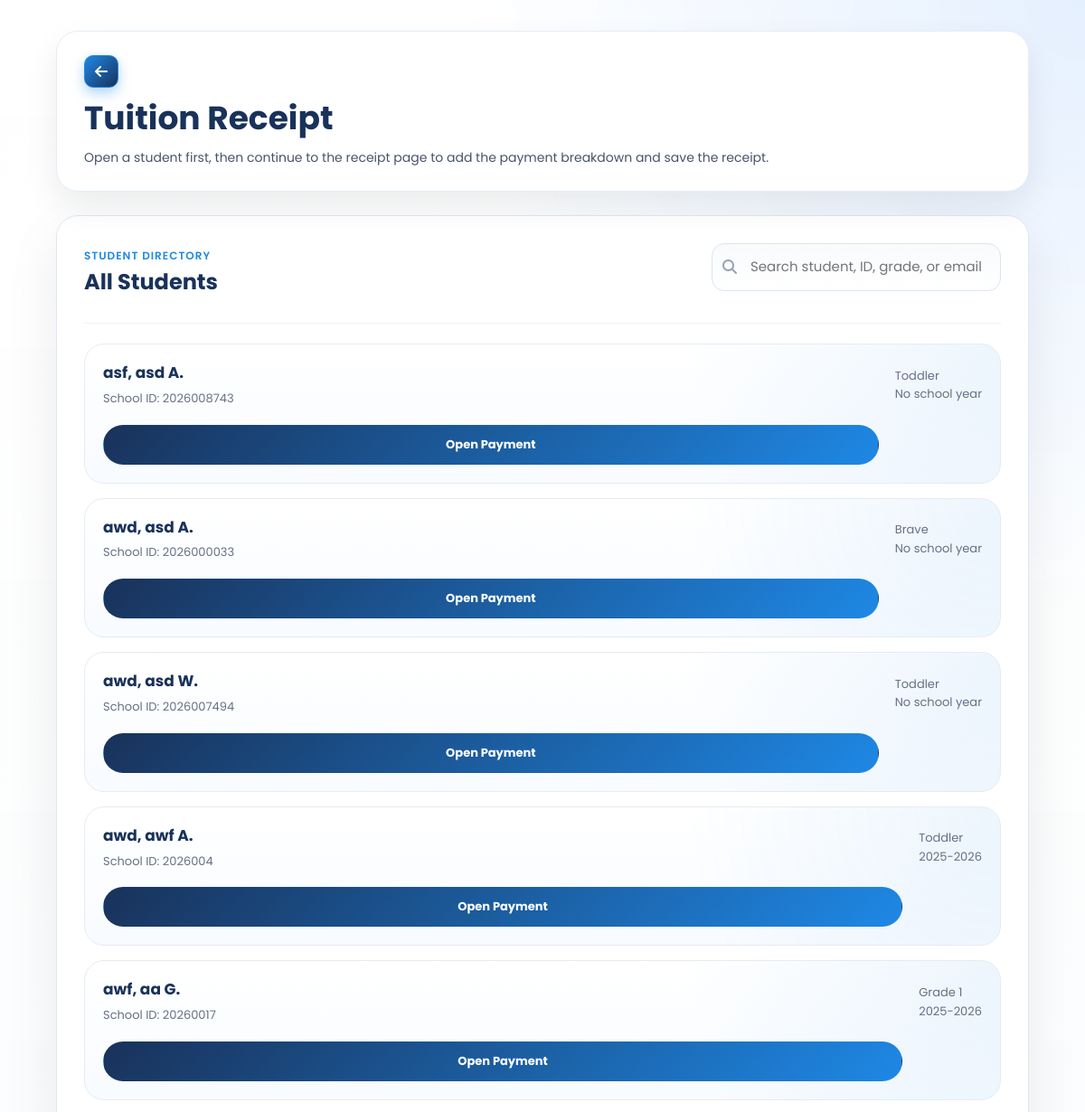
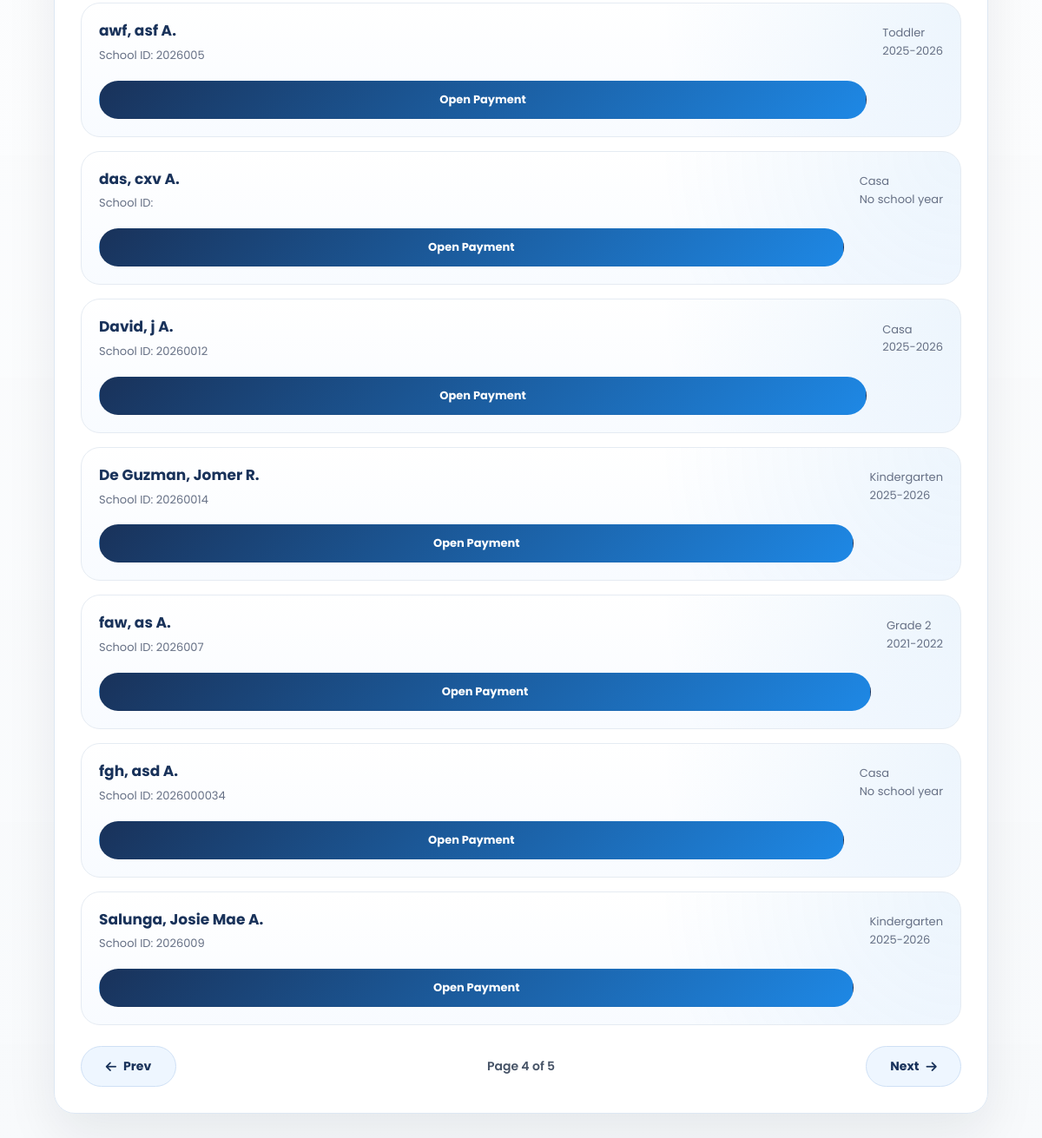
The page /SmartEnroll/tuition_receipt.php?page=4 (signed in) on the database as committed earlier (2 pictures, top to bottom).
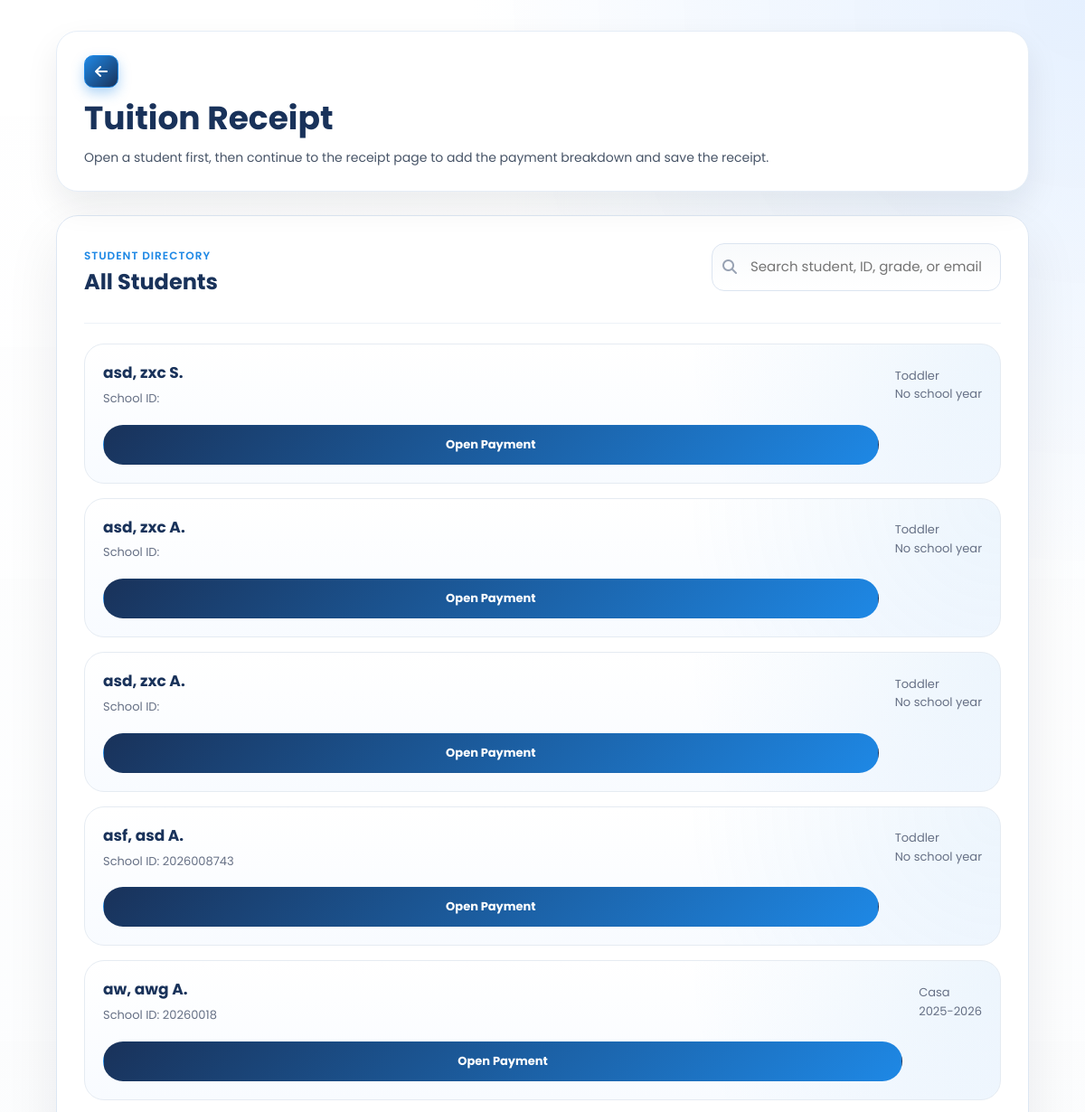
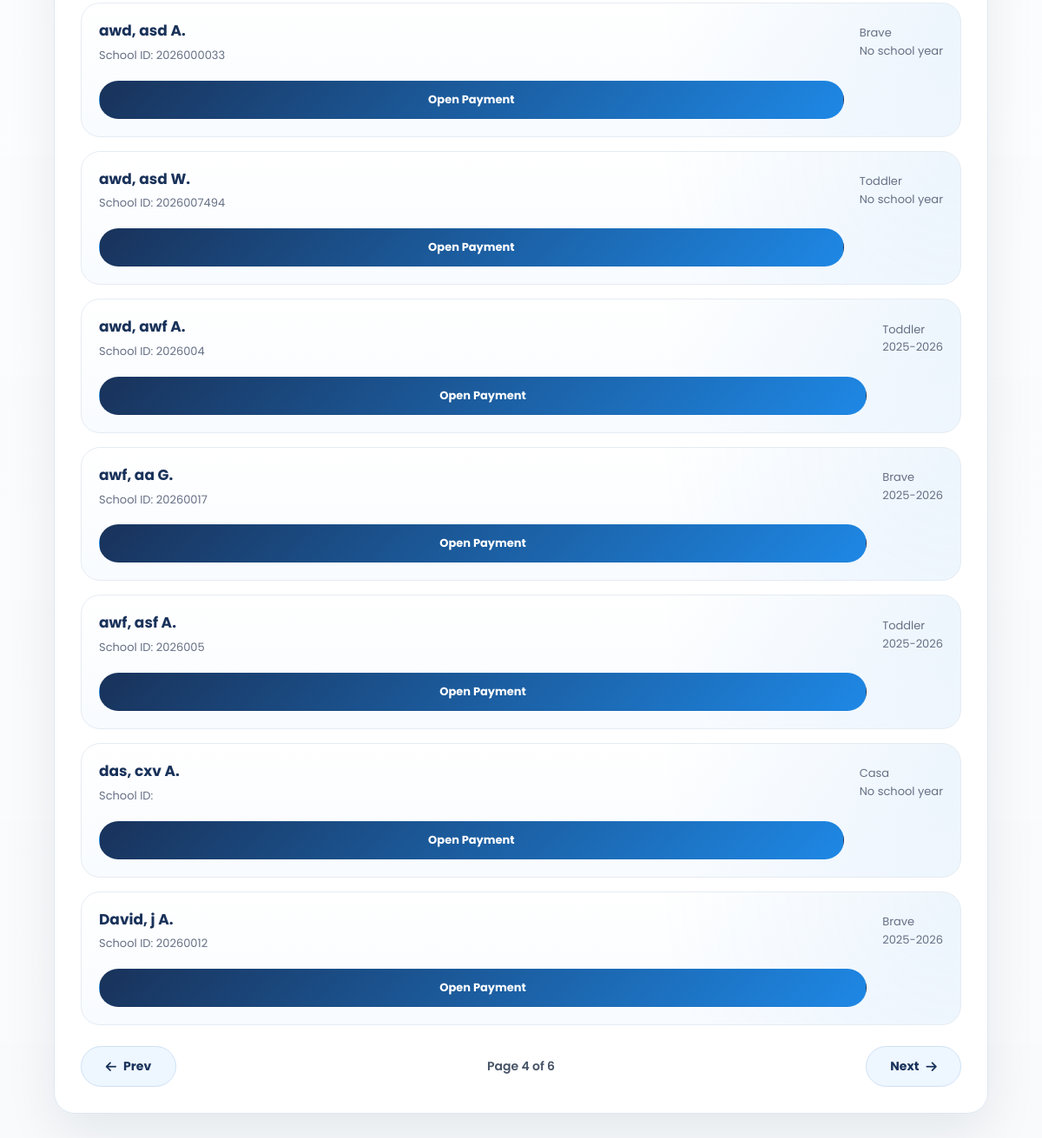
The same page on the database as committed later (2 pictures, top to bottom).
### tables this page shows
CREATE TABLE `enrollments` (
  `id` int(11) NOT NULL,
  `grade_level` varchar(50) DEFAULT NULL,
  `student_id` varchar(20) DEFAULT NULL,
  `school_year` varchar(20) DEFAULT NULL,
  `student_status` varchar(50) DEFAULT NULL,
  `completion_date` date DEFAULT NULL,
  `learner_lname` varchar(100) DEFAULT NULL,
  `learner_fname` varchar(100) DEFAULT NULL,
  `learner_mname` varchar(100) DEFAULT NULL,
  `learner_ext` varchar(20) DEFAULT NULL,
  `nickname` varchar(100) DEFAULT NULL,
  `sex` varchar(20) DEFAULT NULL,
  `dob` varchar(20) DEFAULT NULL,
  `age` int(11) DEFAULT NULL,
  `mother_tongue` varchar(100) DEFAULT NULL,
  `religion` varchar(100) DEFAULT NULL,
  `email` varchar(150) DEFAULT NULL,
  `province` varchar(100) DEFAULT NULL,
  `municipality` varchar(100) DEFAULT NULL,
  `barangay` varchar(100) DEFAULT NULL,
  `street` varchar(150) DEFAULT NULL,
  `father_lname` varchar(100) DEFAULT NULL,
  `father_fname` varchar(100) DEFAULT NULL,
  `father_mname` varchar(100) DEFAULT NULL,
  `father_occ` varchar(100) DEFAULT NULL,
  `father_contact` varchar(50) DEFAULT NULL,
  `mother_lname` varchar(100) DEFAULT NULL,
  `mother_fname` varchar(100) DEFAULT NULL,
  `mother_mname` varchar(100) DEFAULT NULL,
  `mother_occ` varchar(100) DEFAULT NULL,
  `mother_contact` varchar(50) DEFAULT NULL,
  `mother_maiden` varchar(100) DEFAULT NULL,
  `guardian_type` varchar(50) DEFAULT NULL,
  `guardian_lname` varchar(100) DEFAULT NULL,
  `guardian_fname` varchar(100) DEFAULT NULL,
  `guardian_mname` varchar(100) DEFAULT NULL,
  `guardian_occ` varchar(100) DEFAULT NULL,
  `guardian_contact` varchar(50) DEFAULT NULL,
  `emergency1_name` varchar(150) DEFAULT NULL,
  `emergency1_relationship` varchar(100) DEFAULT NULL,
  `emergency1_contact` varchar(50) DEFAULT NULL,
  `emergency2_name` varchar(150) DEFAULT NULL,
  `emergency2_relationship` varchar(100) DEFAULT NULL,
  `emergency2_contact` varchar(50) DEFAULT NULL,
  `emergency3_name` varchar(150) DEFAULT NULL,
  `emergency3_relationship` varchar(100) DEFAULT NULL,
  `emergency3_contact` varchar(50) DEFAULT NULL,
  `special_needs` text DEFAULT NULL,
  `medication` varchar(10) DEFAULT NULL,
  `medication_details` text DEFAULT NULL,
  `created_at` timestamp NOT NULL DEFAULT current_timestamp()
);

### SmartEnroll/tuition_receipt.php (the view, shortened to what the changed rows need)
<?php
$students = [];
$error = '';
$studentsPerPage = 12;
$currentPage = max(1, (int)($_GET['page'] ?? 1));
$totalPages = 1;
$searchQuery = trim((string)($_GET['q'] ?? ''));
function format_name(array $row): string
{
    $m = trim((string)($row['learner_mname'] ?? ''));
    $mi = $m !== '' ? strtoupper(mb_substr($m, 0, 1)) . '.' : '';
    $full = trim(
        ($row['learner_lname'] ?? '') . ', ' .
        ($row['learner_fname'] ?? '') . ' ' . $mi
    );
    return trim(preg_replace('/\s+/', ' ', $full), ' ,');
}
try {
    $conn = new mysqli('127.0.0.1', 'root', '', 'smartenroll');
    $conn->set_charset('utf8mb4');
    $whereSql = '';
    $searchLike = '';
    if ($whereSql !== '') {
        $countStmt = $conn->prepare("SELECT COUNT(*) AS total FROM enrollments {$whereSql}");
        $countStmt->bind_param('s', $searchLike);
        $countStmt->execute();
        $countResult = $countStmt->get_result();
    } else {
        $countResult = $conn->query("SELECT COUNT(*) AS total FROM enrollments");
    }
    $totalStudents = (int)($countResult->fetch_assoc()['total'] ?? 0);
    $totalPages = max(1, (int)ceil($totalStudents / $studentsPerPage));
    $currentPage = min($currentPage, $totalPages);
    $offset = ($currentPage - 1) * $studentsPerPage;
    $sql = "
        SELECT id, student_id, learner_lname, learner_fname, learner_mname, grade_level, school_year, email
        FROM enrollments
        {$whereSql}
        ORDER BY learner_lname ASC, learner_fname ASC, id DESC
        LIMIT ? OFFSET ?
    ";
    $stmt = $conn->prepare($sql);
    if ($whereSql !== '') {
        $stmt->bind_param('sii', $searchLike, $studentsPerPage, $offset);
    } else {
        $stmt->bind_param('ii', $studentsPerPage, $offset);
    }
    $stmt->execute();
    $result = $stmt->get_result();
    while ($row = $result->fetch_assoc()) {
        $students[] = $row;
    }
} catch (Throwable $e) {
    $error = $e->getMessage();
}
?>
<!DOCTYPE html>
<html lang="en">
<head>
    <link rel="stylesheet" href="css/style.css">
    <link rel="stylesheet" href="css/pay_tuition.css">
    <link rel="stylesheet" href="https://cdnjs.cloudflare.com/ajax/libs/font-awesome/6.5.0/css/all.min.css">
</head>
<body class="dashboard-page dashboard-white-page">
<main class="dashboard-main pay-list-main">
    <div class="dashboard-header tuition-header">
        <div class="student-header-left">
            <div class="student-header-title">
                <h1>Tuition Receipt</h1>
            </div>
        </div>
    </div>
    <section class="student-directory-card">
        <div class="panel-top student-panel-top">
            <div>
                <h2>All Students</h2>
            </div>
        </div>
        <?php if (!$error && empty($students)): ?>
            <div class="empty-state">
                <i class="fa-solid fa-users"></i>
                <h2>No Students Found</h2>
                <p>There are no enrolled students available for tuition payment yet.</p>
            </div>
        <?php else: ?>
            <div class="student-card-list student-card-list-wide" id="payStudentList">
                <?php foreach ($students as $student): ?>
                    <?php $fullName = format_name($student) ?: 'N/A'; ?>
                    <a
                        class="student-pick-card"
                        href="tuition_receipt_details.php?student_id=<?php echo urlencode((string)$student['student_id']); ?>"
                        data-search="<?php echo htmlspecialchars(strtolower(implode(' ', [
                            (string)($student['student_id'] ?? ''),
                            $fullName,
                            (string)($student['grade_level'] ?? ''),
                            (string)($student['email'] ?? ''),
                            (string)($student['school_year'] ?? '')
                        ]))); ?>"
                    >
                        <div class="student-pick-main">
                            <strong><?php echo htmlspecialchars($fullName); ?></strong>
                            <span>School ID: <?php echo htmlspecialchars((string)($student['student_id'] ?? '')); ?></span>
                        </div>
                        <div class="student-pick-meta">
                            <span><?php echo htmlspecialchars((string)($student['grade_level'] ?? 'N/A')); ?></span>
                            <small><?php echo htmlspecialchars((string)($student['school_year'] ?? 'No school year')); ?></small>
                        </div>
                        <div class="student-pick-action">Open Payment</div>
                    </a>
                <?php endforeach; ?>
            </div>
            <?php if ($totalPages > 1): ?>
                <div class="pagination-bar">
                    <a class="pagination-btn<?php echo $currentPage <= 1 ? ' disabled' : ''; ?>" href="<?php echo $currentPage > 1 ? '?page=' . ($currentPage - 1) . ($searchQuery !== '' ? '&q=' . urlencode($searchQuery) : '') : '#'; ?>">
                        <i class="fa-solid fa-arrow-left"></i>
                        Prev
                    </a>
                    <div class="pagination-status">
                        Page <?php echo $currentPage; ?> of <?php echo $totalPages; ?><?php echo $searchQuery !== '' ? ' • Search: ' . htmlspecialchars($searchQuery) : ''; ?>
                    </div>
                    <a class="pagination-btn<?php echo $currentPage >= $totalPages ? ' disabled' : ''; ?>" href="<?php echo $currentPage < $totalPages ? '?page=' . ($currentPage + 1) . ($searchQuery !== '' ? '&q=' . urlencode($searchQuery) : '') : '#'; ?>">
                        Next
                        <i class="fa-solid fa-arrow-right"></i>
                    </a>
                </div>
            <?php endif; ?>
        <?php endif; ?>
    </section>
</main>
</body>
</html>

Rows that differ between the two databases and show on the page:
no longer on this page (row edited): enrollments: fullName "De Guzman, Jomer R.", student "20260014", grade_level "Kindergarten", school_year "2025-2026"
no longer on this page (row unchanged): enrollments: fullName "faw, as A.", student "2026007", grade_level "Grade 2", school_year "2021-2022"
no longer on this page (row unchanged): enrollments: fullName "fgh, asd A.", student "2026000034", grade_level "Casa", school_year "No school year"
no longer on this page (row unchanged): enrollments: fullName "Salunga, Josie Mae A.", student "2026009", grade_level "Kindergarten", school_year "2025-2026"
now on this page (row unchanged): enrollments: fullName "asd, zxc S.", grade_level "Toddler", school_year "No school year"
now on this page (row unchanged): enrollments: fullName "asd, zxc A.", grade_level "Toddler", school_year "No school year"
now on this page (row unchanged): enrollments: fullName "asd, zxc A.", grade_level "Toddler", school_year "No school year"
added enrollments: fullName "aw, awg A.", student "20260018", grade_level "Casa", school_year "2025-2026"
changed enrollments "awf, aa G.": grade_level "Grade 1" → "Brave"
changed enrollments "David, j A.": grade_level "Casa" → "Brave"
Other text that changed with them:
$totalPages: "5" → "6"
